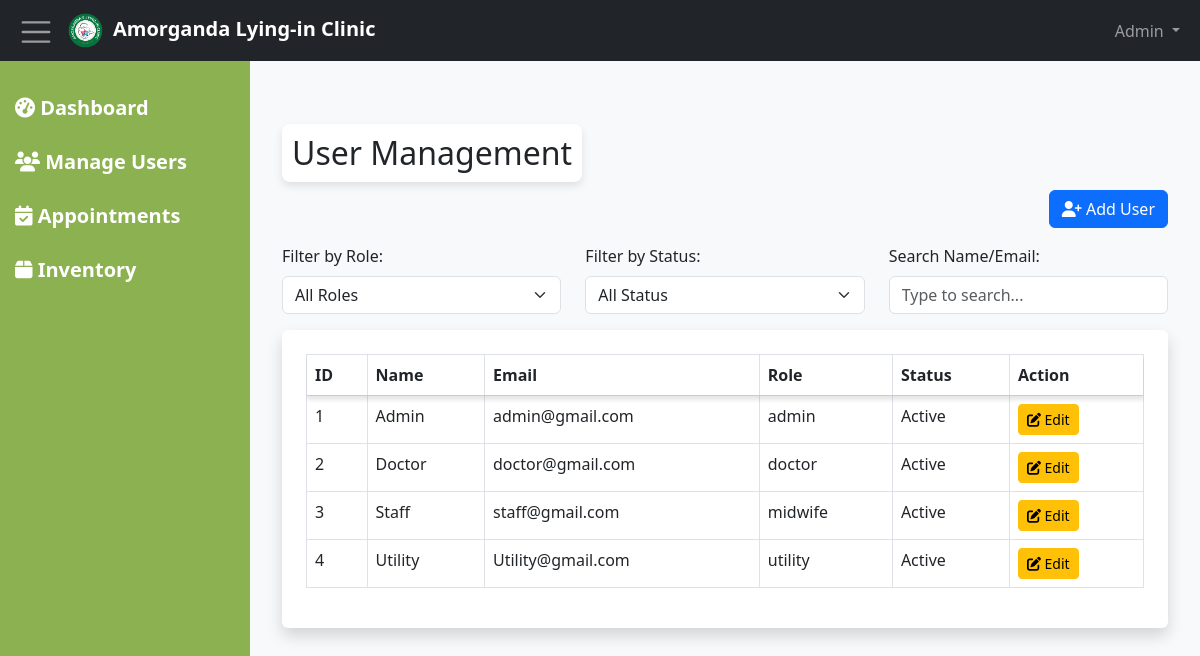
The page /manage_users.php (signed in) on the database as committed earlier.
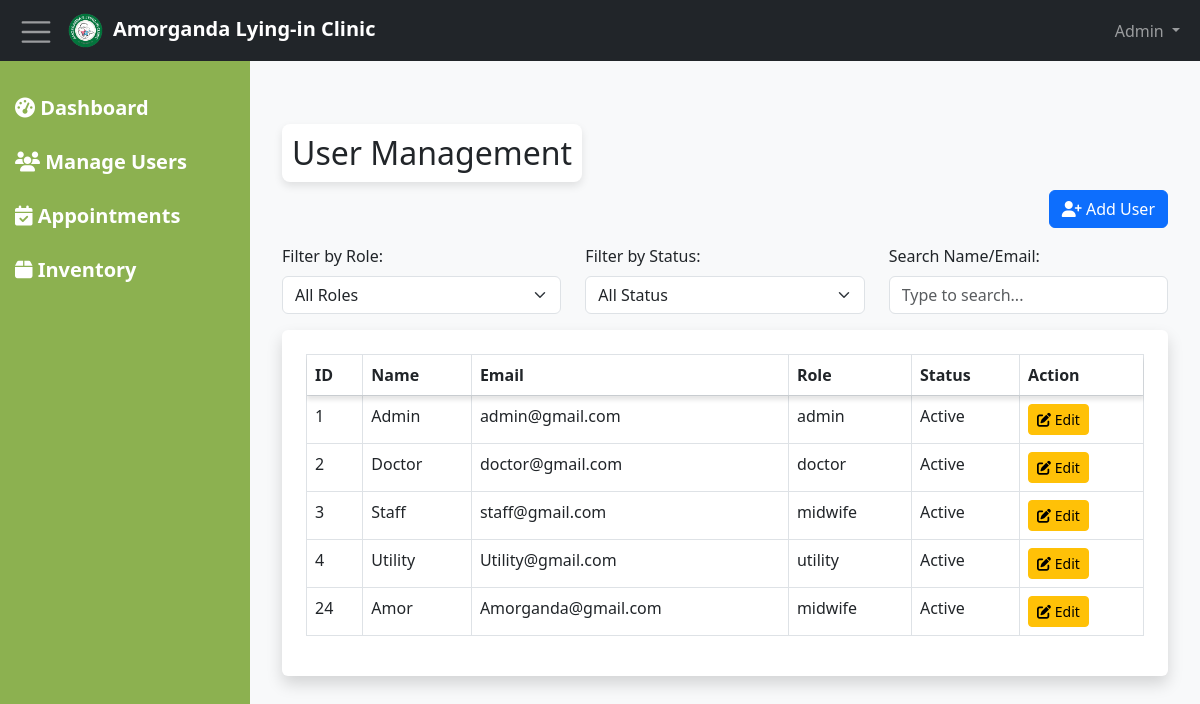
The same page on the database as committed later.
### tables this page shows
CREATE TABLE `tbl_users` (
  `user_id` int(11) NOT NULL,
  `username` varchar(50) NOT NULL,
  `email` varchar(50) NOT NULL,
  `password` varchar(255) NOT NULL,
  `facility` varchar(50) NOT NULL,
  `role` enum('admin','doctor','midwife','utility') NOT NULL,
  `status` varchar(50) NOT NULL,
  `failed_attempts` int(11) NOT NULL,
  `lock_until` datetime DEFAULT NULL
);

### manage_users.php (the view, shortened to what the changed rows need)
<?php
include 'db.php';
?>
<!DOCTYPE html>
<html lang="en">
<head>
    <link href="https://cdn.jsdelivr.net/npm/bootstrap@5.3.0-alpha1/dist/css/bootstrap.min.css" rel="stylesheet">
    <link rel="stylesheet" href="https://cdnjs.cloudflare.com/ajax/libs/font-awesome/6.4.2/css/all.min.css">
</head>
<body>
    <div class="main-content" id="mainContent">
        <div class="container mt-5">
            <h2 class="text-center fixed-heading">User Management</h2>
            <div class="p-4 bg-white rounded shadow">
                <div class="table-responsive">
                    <table class="table table-bordered">
                        <thead>
                            <tr>
                                <th>ID</th>
                                <th>Name</th>
                                <th>Email</th>
                                <th>Role</th>
                                <th>Status</th>
                                <th>Action</th>
                            </tr>
                        </thead>
                        <tbody id="userTable">
                            <?php
                            $result = $conn->query("SELECT * FROM tbl_users");
                            while ($row = $result->fetch_assoc()) {
                                $userId = $row['user_id'];
                                $username = htmlspecialchars($row['username'], ENT_QUOTES);
                                $email = htmlspecialchars($row['email'], ENT_QUOTES);
                                $role = htmlspecialchars($row['role'], ENT_QUOTES);
                                $status = htmlspecialchars($row['status'], ENT_QUOTES);
                                echo "<tr id='user{$userId}'>
                                        <td>{$userId}</td>
                                        <td>{$username}</td>
                                        <td>{$email}</td>
                                        <td>{$role}</td>
                                        <td>{$status}</td>
                                        <td>
                                            <button class='btn btn-warning btn-sm'
                                                onclick='editUser({$userId}, \"{$username}\", \"{$email}\", \"{$role}\", \"{$status}\")'>
                                                <i class='fas fa-edit'></i> Edit
                                            </button>
                                        </td>
                                    </tr>";
                            }
                            ?>
                        </tbody>
                    </table>
                </div>
            </div>
        </div>
    </div>
</body>
</html>

Rows that differ between the two databases and show on the page:
added tbl_users: user_id "24", username "Amor", email "Amorganda@gmail.com", role "midwife", status "Active"
